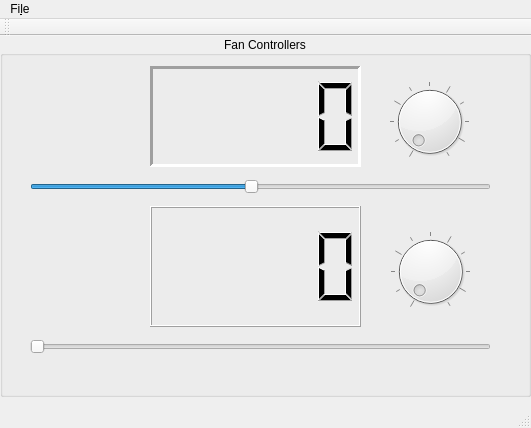
<?xml version="1.0" encoding="UTF-8"?>
<ui version="4.0">
 <class>kennel_fan_controller</class>
 <widget class="QMainWindow" name="kennel_fan_controller">
  <property name="geometry">
   <rect>
    <x>0</x>
    <y>0</y>
    <width>531</width>
    <height>428</height>
   </rect>
  </property>
  <property name="windowTitle">
   <string>kennel_fan_controller</string>
  </property>
  <widget class="QWidget" name="centralWidget">
   <property name="sizePolicy">
    <sizepolicy hsizetype="MinimumExpanding" vsizetype="MinimumExpanding">
     <horstretch>0</horstretch>
     <verstretch>0</verstretch>
    </sizepolicy>
   </property>
   <property name="sizeIncrement">
    <size>
     <width>1</width>
     <height>1</height>
    </size>
   </property>
   <widget class="QGroupBox" name="controllers">
    <property name="enabled">
     <bool>true</bool>
    </property>
    <property name="geometry">
     <rect>
      <x>0</x>
      <y>0</y>
      <width>531</width>
      <height>361</height>
     </rect>
    </property>
    <property name="sizePolicy">
     <sizepolicy hsizetype="MinimumExpanding" vsizetype="MinimumExpanding">
      <horstretch>0</horstretch>
      <verstretch>0</verstretch>
     </sizepolicy>
    </property>
    <property name="minimumSize">
     <size>
      <width>100</width>
      <height>100</height>
     </size>
    </property>
    <property name="sizeIncrement">
     <size>
      <width>1</width>
      <height>1</height>
     </size>
    </property>
    <property name="baseSize">
     <size>
      <width>10</width>
      <height>10</height>
     </size>
    </property>
    <property name="autoFillBackground">
     <bool>false</bool>
    </property>
    <property name="title">
     <string>Fan Controllers</string>
    </property>
    <property name="alignment">
     <set>Qt::AlignCenter</set>
    </property>
    <widget class="QSlider" name="fan1speed">
     <property name="geometry">
      <rect>
       <x>30</x>
       <y>140</y>
       <width>461</width>
       <height>21</height>
      </rect>
     </property>
     <property name="minimum">
      <number>0</number>
     </property>
     <property name="maximum">
      <number>100</number>
     </property>
     <property name="value">
      <number>48</number>
     </property>
     <property name="orientation">
      <enum>Qt::Horizontal</enum>
     </property>
    </widget>
    <widget class="QSlider" name="fan2speed">
     <property name="geometry">
      <rect>
       <x>30</x>
       <y>300</y>
       <width>461</width>
       <height>21</height>
      </rect>
     </property>
     <property name="orientation">
      <enum>Qt::Horizontal</enum>
     </property>
    </widget>
    <widget class="QLCDNumber" name="fan1rpms">
     <property name="geometry">
      <rect>
       <x>150</x>
       <y>30</y>
       <width>211</width>
       <height>101</height>
      </rect>
     </property>
     <property name="frameShape">
      <enum>QFrame::Panel</enum>
     </property>
     <property name="frameShadow">
      <enum>QFrame::Sunken</enum>
     </property>
     <property name="lineWidth">
      <number>3</number>
     </property>
    </widget>
    <widget class="QLCDNumber" name="fan2rmps">
     <property name="geometry">
      <rect>
       <x>150</x>
       <y>170</y>
       <width>211</width>
       <height>121</height>
      </rect>
     </property>
    </widget>
    <widget class="QDial" name="knob1dial">
     <property name="geometry">
      <rect>
       <x>389</x>
       <y>40</y>
       <width>81</width>
       <height>91</height>
      </rect>
     </property>
     <property name="sizePolicy">
      <sizepolicy hsizetype="MinimumExpanding" vsizetype="MinimumExpanding">
       <horstretch>0</horstretch>
       <verstretch>0</verstretch>
      </sizepolicy>
     </property>
     <property name="maximum">
      <number>10</number>
     </property>
     <property name="pageStep">
      <number>3</number>
     </property>
     <property name="invertedAppearance">
      <bool>false</bool>
     </property>
     <property name="notchesVisible">
      <bool>true</bool>
     </property>
    </widget>
    <widget class="QDial" name="knob2dial">
     <property name="geometry">
      <rect>
       <x>390</x>
       <y>190</y>
       <width>81</width>
       <height>91</height>
      </rect>
     </property>
     <property name="sizePolicy">
      <sizepolicy hsizetype="MinimumExpanding" vsizetype="MinimumExpanding">
       <horstretch>0</horstretch>
       <verstretch>0</verstretch>
      </sizepolicy>
     </property>
     <property name="maximum">
      <number>10</number>
     </property>
     <property name="pageStep">
      <number>3</number>
     </property>
     <property name="notchesVisible">
      <bool>true</bool>
     </property>
    </widget>
   </widget>
  </widget>
  <widget class="QMenuBar" name="menuBar">
   <property name="geometry">
    <rect>
     <x>0</x>
     <y>0</y>
     <width>531</width>
     <height>30</height>
    </rect>
   </property>
   <widget class="QMenu" name="menuFile">
    <property name="title">
     <string>Fi&amp;le</string>
    </property>
    <addaction name="actionClose"/>
   </widget>
   <addaction name="menuFile"/>
  </widget>
  <widget class="QToolBar" name="mainToolBar">
   <attribute name="toolBarArea">
    <enum>TopToolBarArea</enum>
   </attribute>
   <attribute name="toolBarBreak">
    <bool>false</bool>
   </attribute>
  </widget>
  <widget class="QStatusBar" name="statusBar"/>
  <action name="actionClose">
   <property name="text">
    <string>&amp;Close</string>
   </property>
  </action>
 </widget>
 <layoutdefault spacing="6" margin="11"/>
 <resources/>
 <connections/>
</ui>
